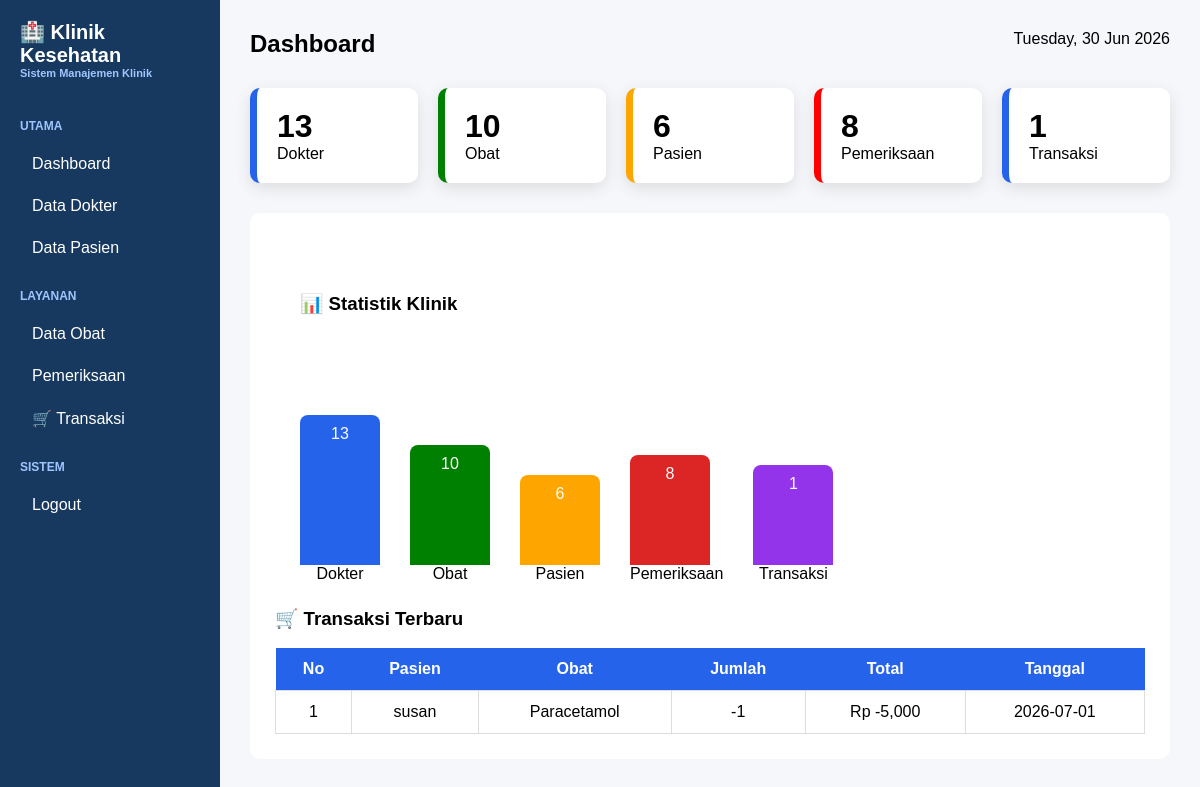
/dashboard.php (signed in), run on the app's committed database.
### tables this page shows
CREATE TABLE `pembelian` (
  `id_pembelian` int(11) NOT NULL,
  `username` varchar(50) DEFAULT NULL,
  `id_obat` int(11) DEFAULT NULL,
  `jumlah` int(11) DEFAULT NULL,
  `total_harga` int(11) DEFAULT NULL,
  `tanggal` date DEFAULT NULL
);

CREATE TABLE `obat` (
  `id` int(11) NOT NULL,
  `nama_obat` varchar(100) DEFAULT NULL,
  `stok` int(11) DEFAULT NULL,
  `harga` int(11) DEFAULT NULL
);

### dashboard.php (the view, shortened to what this page needs)
<?php
include "config.php";
$dokter = mysqli_num_rows(mysqli_query($conn,"SELECT * FROM dokter"));
$obat = mysqli_num_rows(mysqli_query($conn,"SELECT * FROM obat"));
$pasien = mysqli_num_rows(mysqli_query($conn,"SELECT * FROM pasien"));
$pemeriksaan = mysqli_num_rows(mysqli_query($conn,"SELECT * FROM pemeriksaan"));
$transaksi = mysqli_num_rows(mysqli_query($conn,"SELECT * FROM pembelian"));
?>
<!DOCTYPE html>
<html>
<head>
</head>
<body>
<div class="sidebar">
<div class="logo">
🏥 Klinik Kesehatan
<small>Sistem Manajemen Klinik</small>
</div>
<div class="menu">
<h4>UTAMA</h4>
<a href="dashboard.php">
Dashboard
</a>
<a href="dokter.php">
Data Dokter
</a>
<a href="pasien.php">
Data Pasien
</a>
<h4>LAYANAN</h4>
<a href="obat.php">
Data Obat
</a>
<a href="pemeriksaan.php">
Pemeriksaan
</a>
<a href="transaksi.php">
🛒 Transaksi
</a>
<h4>SISTEM</h4>
<a href="logout.php">
Logout
</a>
</div>
</div>
<div class="content">
<div class="header">
<h2>Dashboard</h2>
<p>
<?= date("l, d M Y"); ?>
</p>
</div>
<div class="cards">
<div class="card blue">
<h1><?= $dokter ?></h1>
<p>Dokter</p>
</div>
<div class="card green">
<h1><?= $obat ?></h1>
<p>Obat</p>
</div>
<div class="card orange">
<h1><?= $pasien ?></h1>
<p>Pasien</p>
</div>
<div class="card red">
<h1><?= $pemeriksaan ?></h1>
<p>Pemeriksaan</p>
</div>
<div class="card blue">
<h1><?= $transaksi ?></h1>
<p>Transaksi</p>
</div>
</div>
<div class="box">
    <div class="box">
<h3>📊 Statistik Klinik</h3>
<br>
<div style="
display:flex;
align-items:end;
gap:30px;
height:250px;
">
<div style="text-align:center">
<span style="
display:block;
height:150px;
width:80px;
background:#2563eb;
color:white;
padding-top:10px;
border-radius:8px 8px 0 0;
">
<?= $dokter ?>
</span>
Dokter
</div>
<div style="text-align:center">
<span style="
display:block;
height:120px;
width:80px;
background:green;
color:white;
padding-top:10px;
border-radius:8px 8px 0 0;
">
<?= $obat ?>
</span>
Obat
</div>
<div style="text-align:center">
<span style="
display:block;
height:90px;
width:80px;
background:orange;
color:white;
padding-top:10px;
border-radius:8px 8px 0 0;
">
<?= $pasien ?>
</span>
Pasien
</div>
<div style="text-align:center">
<span style="
display:block;
height:110px;
width:80px;
background:#dc2626;
color:white;
padding-top:10px;
border-radius:8px 8px 0 0;
">
<?= $pemeriksaan ?>
</span>
Pemeriksaan
</div>
<div style="text-align:center">
<span style="
display:block;
height:100px;
width:80px;
background:#9333ea;
color:white;
padding-top:10px;
border-radius:8px 8px 0 0;
">
<?= $transaksi ?>
</span>
Transaksi
</div>
</div>
</div>
<h3>
🛒 Transaksi Terbaru
</h3>
<br>
<table>
<tr>
<th>No</th>
<th>Pasien</th>
<th>Obat</th>
<th>Jumlah</th>
<th>Total</th>
<th>Tanggal</th>
</tr>
<?php
$no=1;
$data=mysqli_query($conn,
"SELECT
p.username,
o.nama_obat,
p.jumlah,
p.total_harga,
p.tanggal
FROM pembelian p
JOIN obat o
ON p.id_obat=o.id
ORDER BY p.id_pembelian DESC
LIMIT 10"
);
while($row=mysqli_fetch_assoc($data)){
?>
<tr>
<td><?= $no++; ?></td>
<td><?= $row['username']; ?></td>
<td><?= $row['nama_obat']; ?></td>
<td><?= $row['jumlah']; ?></td>
<td>
Rp <?= number_format($row['total_harga']); ?>
</td>
<td><?= $row['tanggal']; ?></td>
</tr>
<?php } ?>
</table>
</div>
</div>
</body>
</html>

### dashboard.php (style rules this page uses)
* { margin:0; padding:0; box-sizing:border-box; font-family:Arial; }
body { background:#f5f7fb; }
.sidebar { position:fixed; width:220px; height:100vh; background:#17395f; color:white; padding:20px; }
.logo { font-size:20px; font-weight:bold; }
.logo small { display:block; font-size:11px; color:#9fc5ff; }
.menu { margin-top:40px; }
.menu h4 { font-size:12px; color:#9fc5ff; margin:20px 0 10px; }
.menu a { display:block; color:white; text-decoration:none; padding:12px; }
.content { margin-left:220px; padding:30px; }
.header { display:flex; justify-content:space-between; }
.cards { display:grid; grid-template-columns:repeat(5,1fr); gap:20px; margin-top:30px; }
.card { background:white; padding:20px; border-radius:10px; box-shadow:0 5px 15px #ddd; }
.card h1 { font-size:32px; }
.blue { border-left:7px solid #2563eb; }
.green { border-left:7px solid green; }
.orange { border-left:7px solid orange; }
.red { border-left:7px solid red; }
.box { background:white; padding:25px; margin-top:30px; border-radius:10px; }
table { width:100%; border-collapse:collapse; }
th { background:#2563eb; color:white; padding:12px; }
td { padding:12px; border:1px solid #ddd; text-align:center; }

### data on the page
pembelian: username "susan", id_obat.nama_obat "Paracetamol", jumlah "-1", total_harga "-5,000", tanggal "2026-07-01"

### other printed values
$dokter "13"
$obat "10"
$pasien "6"
$pemeriksaan "8"
$transaksi "1"
